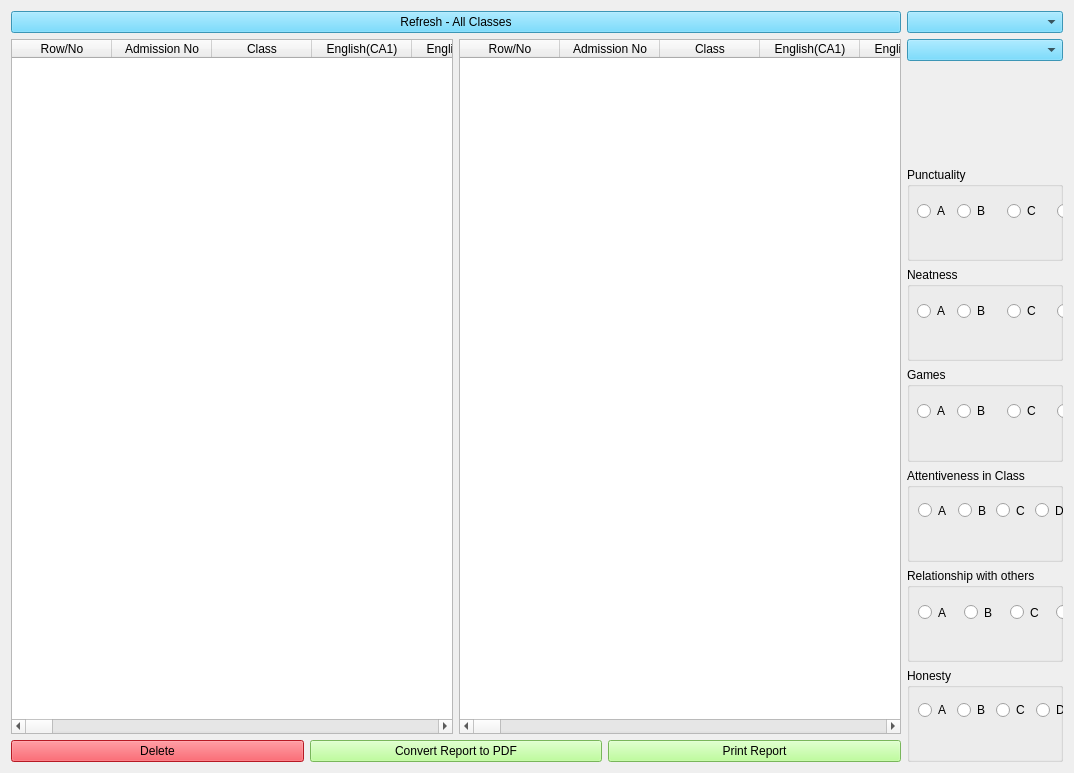
<?xml version="1.0" encoding="UTF-8"?>
<ui version="4.0">
 <class>SecScoreForm</class>
 <widget class="QWidget" name="SecScoreForm">
  <property name="geometry">
   <rect>
    <x>0</x>
    <y>0</y>
    <width>1074</width>
    <height>773</height>
   </rect>
  </property>
  <property name="windowTitle">
   <string>Junior Secondary Classes Scores (First Term)</string>
  </property>
  <property name="windowIcon">
   <iconset>
    <normaloff>score2_icon.jpg</normaloff>score2_icon.jpg</iconset>
  </property>
  <property name="styleSheet">
   <string notr="true">font: 12pt &quot;MS Shell Dlg 2&quot;;

QPushButton{
background-color: rgb(170, 255, 127);
}</string>
  </property>
  <layout class="QHBoxLayout" name="horizontalLayout_6">
   <item>
    <layout class="QHBoxLayout" name="horizontalLayout_5">
     <item>
      <layout class="QVBoxLayout" name="verticalLayout_2">
       <item>
        <widget class="QPushButton" name="switch_back_btn">
         <property name="styleSheet">
          <string notr="true">background-color: rgb(84, 210, 255);</string>
         </property>
         <property name="text">
          <string>Refresh - All Classes</string>
         </property>
        </widget>
       </item>
       <item>
        <layout class="QHBoxLayout" name="horizontalLayout_2">
         <item>
          <layout class="QHBoxLayout" name="horizontalLayout">
           <item>
            <widget class="QTableWidget" name="tableWidget">
             <property name="sizePolicy">
              <sizepolicy hsizetype="Expanding" vsizetype="Expanding">
               <horstretch>0</horstretch>
               <verstretch>0</verstretch>
              </sizepolicy>
             </property>
             <property name="autoFillBackground">
              <bool>false</bool>
             </property>
             <property name="frameShape">
              <enum>QFrame::StyledPanel</enum>
             </property>
             <property name="alternatingRowColors">
              <bool>true</bool>
             </property>
             <property name="showGrid">
              <bool>true</bool>
             </property>
             <attribute name="horizontalHeaderStretchLastSection">
              <bool>false</bool>
             </attribute>
             <attribute name="verticalHeaderVisible">
              <bool>true</bool>
             </attribute>
             <column>
              <property name="text">
               <string>Row/No</string>
              </property>
             </column>
             <column>
              <property name="text">
               <string>Admission No</string>
              </property>
             </column>
             <column>
              <property name="text">
               <string>Class</string>
              </property>
             </column>
             <column>
              <property name="text">
               <string>English(CA1)</string>
              </property>
             </column>
             <column>
              <property name="text">
               <string>English(CA2)</string>
              </property>
             </column>
             <column>
              <property name="text">
               <string>English(ASS)</string>
              </property>
             </column>
             <column>
              <property name="text">
               <string>English(ATT)</string>
              </property>
             </column>
             <column>
              <property name="text">
               <string>English(EXAM)</string>
              </property>
             </column>
             <column>
              <property name="text">
               <string>English(TOTAL)</string>
              </property>
             </column>
             <column>
              <property name="text">
               <string>Maths(CA1)</string>
              </property>
             </column>
             <column>
              <property name="text">
               <string>Maths(CA2)</string>
              </property>
             </column>
             <column>
              <property name="text">
               <string>Maths(ASS)</string>
              </property>
             </column>
             <column>
              <property name="text">
               <string>Maths(ATT)</string>
              </property>
             </column>
             <column>
              <property name="text">
               <string>Maths(EXAM)</string>
              </property>
             </column>
             <column>
              <property name="text">
               <string>Maths(TOTAL)</string>
              </property>
             </column>
             <column>
              <property name="text">
               <string>IRS(CA1)</string>
              </property>
             </column>
             <column>
              <property name="text">
               <string>IRS(CA2)</string>
              </property>
             </column>
             <column>
              <property name="text">
               <string>IRS(ASS)</string>
              </property>
             </column>
             <column>
              <property name="text">
               <string>IRS(ATT)</string>
              </property>
             </column>
             <column>
              <property name="text">
               <string>IRS(EXAM)</string>
              </property>
             </column>
             <column>
              <property name="text">
               <string>IRS(TOTAL)</string>
              </property>
             </column>
             <column>
              <property name="text">
               <string>Civic(CA1)</string>
              </property>
             </column>
             <column>
              <property name="text">
               <string>Civic(CA2)</string>
              </property>
             </column>
             <column>
              <property name="text">
               <string>Civic(ASS)</string>
              </property>
             </column>
             <column>
              <property name="text">
               <string>Civic(ATT)</string>
              </property>
             </column>
             <column>
              <property name="text">
               <string>Civic(EXAM)</string>
              </property>
             </column>
             <column>
              <property name="text">
               <string>Civic(TOTAL)</string>
              </property>
             </column>
             <column>
              <property name="text">
               <string>Computer(CA1)</string>
              </property>
             </column>
             <column>
              <property name="text">
               <string>Computer(CA2)</string>
              </property>
             </column>
             <column>
              <property name="text">
               <string>Computer(ASS)</string>
              </property>
             </column>
             <column>
              <property name="text">
               <string>Computer(ATT)</string>
              </property>
             </column>
             <column>
              <property name="text">
               <string>Computer(EXAM)</string>
              </property>
             </column>
             <column>
              <property name="text">
               <string>Computer(TOTAL)</string>
              </property>
             </column>
             <column>
              <property name="text">
               <string>Basic(CA1)</string>
              </property>
             </column>
             <column>
              <property name="text">
               <string>Basic(CA2)</string>
              </property>
             </column>
             <column>
              <property name="text">
               <string>Basic(ASS)</string>
              </property>
             </column>
             <column>
              <property name="text">
               <string>Basic(ATT)</string>
              </property>
             </column>
             <column>
              <property name="text">
               <string>Basic(EXAM)</string>
              </property>
             </column>
             <column>
              <property name="text">
               <string>Basic(TOTAL)</string>
              </property>
             </column>
             <column>
              <property name="text">
               <string>Business(CA1)</string>
              </property>
             </column>
             <column>
              <property name="text">
               <string>Business(CA2)</string>
              </property>
             </column>
             <column>
              <property name="text">
               <string>Business(ASS)</string>
              </property>
             </column>
             <column>
              <property name="text">
               <string>Business(ATT)</string>
              </property>
             </column>
             <column>
              <property name="text">
               <string>Business(EXAM)</string>
              </property>
             </column>
             <column>
              <property name="text">
               <string>Business(TOTAL)</string>
              </property>
             </column>
             <column>
              <property name="text">
               <string>Basic Tech(CA1)</string>
              </property>
             </column>
             <column>
              <property name="text">
               <string>Basic Tech(CA2)</string>
              </property>
             </column>
             <column>
              <property name="text">
               <string>Basic Tech(ASS)</string>
              </property>
             </column>
             <column>
              <property name="text">
               <string>Basic Tech(ATT)</string>
              </property>
             </column>
             <column>
              <property name="text">
               <string>Basic Tech(EXAM)</string>
              </property>
             </column>
             <column>
              <property name="text">
               <string>Basic Tech(TOTAL)</string>
              </property>
             </column>
             <column>
              <property name="text">
               <string>Arabic(CA1)</string>
              </property>
             </column>
             <column>
              <property name="text">
               <string>Arabic(CA2)</string>
              </property>
             </column>
             <column>
              <property name="text">
               <string>Arabic(ASS)</string>
              </property>
             </column>
             <column>
              <property name="text">
               <string>Arabic(ATT)</string>
              </property>
             </column>
             <column>
              <property name="text">
               <string>Arabic(EXAM)</string>
              </property>
             </column>
             <column>
              <property name="text">
               <string>Arabic(TOTAL)</string>
              </property>
             </column>
             <column>
              <property name="text">
               <string>Quran(CA1)</string>
              </property>
             </column>
             <column>
              <property name="text">
               <string>Quran(CA2)</string>
              </property>
             </column>
             <column>
              <property name="text">
               <string>Quran(ASS)</string>
              </property>
             </column>
             <column>
              <property name="text">
               <string>Quran(ATT)</string>
              </property>
             </column>
             <column>
              <property name="text">
               <string>Quran(EXAM)</string>
              </property>
             </column>
             <column>
              <property name="text">
               <string>Quran(TOTAL)</string>
              </property>
             </column>
             <column>
              <property name="text">
               <string>Tajweed(CA1)</string>
              </property>
             </column>
             <column>
              <property name="text">
               <string>Tajweed(CA2)</string>
              </property>
             </column>
             <column>
              <property name="text">
               <string>Tajweed(ASS)</string>
              </property>
             </column>
             <column>
              <property name="text">
               <string>Tajweed(ATT)</string>
              </property>
             </column>
             <column>
              <property name="text">
               <string>Tajweed(EXAM)</string>
              </property>
             </column>
             <column>
              <property name="text">
               <string>Tajweed(TOTAL)</string>
              </property>
             </column>
             <column>
              <property name="text">
               <string>PHE(CA1)</string>
              </property>
             </column>
             <column>
              <property name="text">
               <string>PHE(CA2)</string>
              </property>
             </column>
             <column>
              <property name="text">
               <string>PHE(ASS)</string>
              </property>
             </column>
             <column>
              <property name="text">
               <string>PHE(ATT)</string>
              </property>
             </column>
             <column>
              <property name="text">
               <string>PHE(EXAM)</string>
              </property>
             </column>
             <column>
              <property name="text">
               <string>PHE(TOTAL)</string>
              </property>
             </column>
             <column>
              <property name="text">
               <string>Creative(CA1)</string>
              </property>
             </column>
             <column>
              <property name="text">
               <string>Creative(CA2)</string>
              </property>
             </column>
             <column>
              <property name="text">
               <string>Creative(ASS)</string>
              </property>
             </column>
             <column>
              <property name="text">
               <string>Creative(ATT)</string>
              </property>
             </column>
             <column>
              <property name="text">
               <string>Creative(EXAM)</string>
              </property>
             </column>
             <column>
              <property name="text">
               <string>Creative(TOTAL)</string>
              </property>
             </column>
             <column>
              <property name="text">
               <string>Agric(CA1)</string>
              </property>
             </column>
             <column>
              <property name="text">
               <string>Agric(CA2)</string>
              </property>
             </column>
             <column>
              <property name="text">
               <string>Agric(ASS)</string>
              </property>
             </column>
             <column>
              <property name="text">
               <string>Agric(ATT)</string>
              </property>
             </column>
             <column>
              <property name="text">
               <string>Agric(EXAM)</string>
              </property>
             </column>
             <column>
              <property name="text">
               <string>Agric(TOTAL)</string>
              </property>
             </column>
             <column>
              <property name="text">
               <string>Social(CA1)</string>
              </property>
             </column>
             <column>
              <property name="text">
               <string>Social(CA2)</string>
              </property>
             </column>
             <column>
              <property name="text">
               <string>Social(ASS)</string>
              </property>
             </column>
             <column>
              <property name="text">
               <string>Social(ATT)</string>
              </property>
             </column>
             <column>
              <property name="text">
               <string>Social(EXAM)</string>
              </property>
             </column>
             <column>
              <property name="text">
               <string>Social(TOTAL)</string>
              </property>
             </column>
             <column>
              <property name="text">
               <string>Home Econs(CA1)</string>
              </property>
             </column>
             <column>
              <property name="text">
               <string>Home Econs(CA2)</string>
              </property>
             </column>
             <column>
              <property name="text">
               <string>Home Econs(ASS)</string>
              </property>
             </column>
             <column>
              <property name="text">
               <string>Home Econs(ATT)</string>
              </property>
             </column>
             <column>
              <property name="text">
               <string>Home Econs(EXAM)</string>
              </property>
             </column>
             <column>
              <property name="text">
               <string>Home Econs(TOTAL)</string>
              </property>
             </column>
             <column>
              <property name="text">
               <string>History(CA1)</string>
              </property>
             </column>
             <column>
              <property name="text">
               <string>History(CA2)</string>
              </property>
             </column>
             <column>
              <property name="text">
               <string>History(ASS)</string>
              </property>
             </column>
             <column>
              <property name="text">
               <string>History(ATT)</string>
              </property>
             </column>
             <column>
              <property name="text">
               <string>History(EXAM)</string>
              </property>
             </column>
             <column>
              <property name="text">
               <string>History(TOTAL)</string>
              </property>
             </column>
             <column>
              <property name="text">
               <string>All Total</string>
              </property>
             </column>
             <column>
              <property name="text">
               <string>Average</string>
              </property>
             </column>
            </widget>
           </item>
          </layout>
         </item>
         <item>
          <widget class="QTableWidget" name="tableWidget_2">
           <property name="sizePolicy">
            <sizepolicy hsizetype="Expanding" vsizetype="Expanding">
             <horstretch>0</horstretch>
             <verstretch>0</verstretch>
            </sizepolicy>
           </property>
           <property name="autoFillBackground">
            <bool>false</bool>
           </property>
           <property name="frameShape">
            <enum>QFrame::StyledPanel</enum>
           </property>
           <property name="alternatingRowColors">
            <bool>true</bool>
           </property>
           <property name="showGrid">
            <bool>true</bool>
           </property>
           <attribute name="horizontalHeaderStretchLastSection">
            <bool>false</bool>
           </attribute>
           <attribute name="verticalHeaderVisible">
            <bool>true</bool>
           </attribute>
           <column>
            <property name="text">
             <string>Row/No</string>
            </property>
           </column>
           <column>
            <property name="text">
             <string>Admission No</string>
            </property>
           </column>
           <column>
            <property name="text">
             <string>Class</string>
            </property>
           </column>
           <column>
            <property name="text">
             <string>English(CA1)</string>
            </property>
           </column>
           <column>
            <property name="text">
             <string>English(CA2)</string>
            </property>
           </column>
           <column>
            <property name="text">
             <string>English(ASS)</string>
            </property>
           </column>
           <column>
            <property name="text">
             <string>English(ATT)</string>
            </property>
           </column>
           <column>
            <property name="text">
             <string>English(EXAM)</string>
            </property>
           </column>
           <column>
            <property name="text">
             <string>English(TOTAL)</string>
            </property>
           </column>
           <column>
            <property name="text">
             <string>Maths(CA1)</string>
            </property>
           </column>
           <column>
            <property name="text">
             <string>Maths(CA2)</string>
            </property>
           </column>
           <column>
            <property name="text">
             <string>Maths(ASS)</string>
            </property>
           </column>
           <column>
            <property name="text">
             <string>Maths(ATT)</string>
            </property>
           </column>
           <column>
            <property name="text">
             <string>Maths(EXAM)</string>
            </property>
           </column>
           <column>
            <property name="text">
             <string>Maths(TOTAL)</string>
            </property>
           </column>
           <column>
            <property name="text">
             <string>IRS(CA1)</string>
            </property>
           </column>
           <column>
            <property name="text">
             <string>IRS(CA2)</string>
            </property>
           </column>
           <column>
            <property name="text">
             <string>IRS(ASS)</string>
            </property>
           </column>
           <column>
            <property name="text">
             <string>IRS(ATT)</string>
            </property>
           </column>
           <column>
            <property name="text">
             <string>IRS(EXAM)</string>
            </property>
           </column>
           <column>
            <property name="text">
             <string>IRS(TOTAL)</string>
            </property>
           </column>
           <column>
            <property name="text">
             <string>Civic(CA1)</string>
            </property>
           </column>
           <column>
            <property name="text">
             <string>Civic(CA2)</string>
            </property>
           </column>
           <column>
            <property name="text">
             <string>Civic(ASS)</string>
            </property>
           </column>
           <column>
            <property name="text">
             <string>Civic(ATT)</string>
            </property>
           </column>
           <column>
            <property name="text">
             <string>Civic(EXAM)</string>
            </property>
           </column>
           <column>
            <property name="text">
             <string>Civic(TOTAL)</string>
            </property>
           </column>
           <column>
            <property name="text">
             <string>Computer(CA1)</string>
            </property>
           </column>
           <column>
            <property name="text">
             <string>Computer(CA2)</string>
            </property>
           </column>
           <column>
            <property name="text">
             <string>Computer(ASS)</string>
            </property>
           </column>
           <column>
            <property name="text">
             <string>Computer(ATT)</string>
            </property>
           </column>
           <column>
            <property name="text">
             <string>Computer(EXAM)</string>
            </property>
           </column>
           <column>
            <property name="text">
             <string>Computer(TOTAL)</string>
            </property>
           </column>
           <column>
            <property name="text">
             <string>Basic(CA1)</string>
            </property>
           </column>
           <column>
            <property name="text">
             <string>Basic(CA2)</string>
            </property>
           </column>
           <column>
            <property name="text">
             <string>Basic(ASS)</string>
            </property>
           </column>
           <column>
            <property name="text">
             <string>Basic(ATT)</string>
            </property>
           </column>
           <column>
            <property name="text">
             <string>Basic(EXAM)</string>
            </property>
           </column>
           <column>
            <property name="text">
             <string>Basic(TOTAL)</string>
            </property>
           </column>
           <column>
            <property name="text">
             <string>Business(CA1)</string>
            </property>
           </column>
           <column>
            <property name="text">
             <string>Business(CA2)</string>
            </property>
           </column>
           <column>
            <property name="text">
             <string>Business(ASS)</string>
            </property>
           </column>
           <column>
            <property name="text">
             <string>Business(ATT)</string>
            </property>
           </column>
           <column>
            <property name="text">
             <string>Business(EXAM)</string>
            </property>
           </column>
           <column>
            <property name="text">
             <string>Business(TOTAL)</string>
            </property>
           </column>
           <column>
            <property name="text">
             <string>Basic Tech(CA1)</string>
            </property>
           </column>
           <column>
            <property name="text">
             <string>Basic Tech(CA2)</string>
            </property>
           </column>
           <column>
            <property name="text">
             <string>Basic Tech(ASS)</string>
            </property>
           </column>
           <column>
            <property name="text">
             <string>Basic Tech(ATT)</string>
            </property>
           </column>
           <column>
            <property name="text">
             <string>Basic Tech(EXAM)</string>
            </property>
           </column>
           <column>
            <property name="text">
             <string>Basic Tech(TOTAL)</string>
            </property>
           </column>
           <column>
            <property name="text">
             <string>Arabic(CA1)</string>
            </property>
           </column>
           <column>
            <property name="text">
             <string>Arabic(CA2)</string>
            </property>
           </column>
           <column>
            <property name="text">
             <string>Arabic(ASS)</string>
            </property>
           </column>
           <column>
            <property name="text">
             <string>Arabic(ATT)</string>
            </property>
           </column>
           <column>
            <property name="text">
             <string>Arabic(EXAM)</string>
            </property>
           </column>
           <column>
            <property name="text">
             <string>Arabic(TOTAL)</string>
            </property>
           </column>
           <column>
            <property name="text">
             <string>Quran(CA1)</string>
            </property>
           </column>
           <column>
            <property name="text">
             <string>Quran(CA2)</string>
            </property>
           </column>
           <column>
            <property name="text">
             <string>Quran(ASS)</string>
            </property>
           </column>
           <column>
            <property name="text">
             <string>Quran(ATT)</string>
            </property>
           </column>
           <column>
            <property name="text">
             <string>Quran(EXAM)</string>
            </property>
           </column>
           <column>
            <property name="text">
             <string>Quran(TOTAL)</string>
            </property>
           </column>
           <column>
            <property name="text">
             <string>Tajweed(CA1)</string>
            </property>
           </column>
           <column>
            <property name="text">
             <string>Tajweed(CA2)</string>
            </property>
           </column>
           <column>
            <property name="text">
             <string>Tajweed(ASS)</string>
            </property>
           </column>
           <column>
            <property name="text">
             <string>Tajweed(ATT)</string>
            </property>
           </column>
           <column>
            <property name="text">
             <string>Tajweed(EXAM)</string>
            </property>
           </column>
           <column>
            <property name="text">
             <string>Tajweed(TOTAL)</string>
            </property>
           </column>
           <column>
            <property name="text">
             <string>PHE(CA1)</string>
            </property>
           </column>
           <column>
            <property name="text">
             <string>PHE(CA2)</string>
            </property>
           </column>
           <column>
            <property name="text">
             <string>PHE(ASS)</string>
            </property>
           </column>
           <column>
            <property name="text">
             <string>PHE(ATT)</string>
            </property>
           </column>
           <column>
            <property name="text">
             <string>PHE(EXAM)</string>
            </property>
           </column>
           <column>
            <property name="text">
             <string>PHE(TOTAL)</string>
            </property>
           </column>
           <column>
            <property name="text">
             <string>Creative(CA1)</string>
            </property>
           </column>
           <column>
            <property name="text">
             <string>Creative(CA2)</string>
            </property>
           </column>
           <column>
            <property name="text">
             <string>Creative(ASS)</string>
            </property>
           </column>
           <column>
            <property name="text">
             <string>Creative(ATT)</string>
            </property>
           </column>
           <column>
            <property name="text">
             <string>Creative(EXAM)</string>
            </property>
           </column>
           <column>
            <property name="text">
             <string>Creative(TOTAL)</string>
            </property>
           </column>
           <column>
            <property name="text">
             <string>Agric(CA1)</string>
            </property>
           </column>
           <column>
            <property name="text">
             <string>Agric(CA2)</string>
            </property>
           </column>
           <column>
            <property name="text">
             <string>Agric(ASS)</string>
            </property>
           </column>
           <column>
            <property name="text">
             <string>Agric(ATT)</string>
            </property>
           </column>
           <column>
            <property name="text">
             <string>Agric(EXAM)</string>
            </property>
           </column>
           <column>
            <property name="text">
             <string>Agric(TOTAL)</string>
            </property>
           </column>
           <column>
            <property name="text">
             <string>Social(CA1)</string>
            </property>
           </column>
           <column>
            <property name="text">
             <string>Social(CA2)</string>
            </property>
           </column>
           <column>
            <property name="text">
             <string>Social(ASS)</string>
            </property>
           </column>
           <column>
            <property name="text">
             <string>Social(ATT)</string>
            </property>
           </column>
           <column>
            <property name="text">
             <string>Social(EXAM)</string>
            </property>
           </column>
           <column>
            <property name="text">
             <string>Social(TOTAL)</string>
            </property>
           </column>
           <column>
            <property name="text">
             <string>Home Econs(CA1)</string>
            </property>
           </column>
           <column>
            <property name="text">
             <string>Home Econs(CA2)</string>
            </property>
           </column>
           <column>
            <property name="text">
             <string>Home Econs(ASS)</string>
            </property>
           </column>
           <column>
            <property name="text">
             <string>Home Econs(ATT)</string>
            </property>
           </column>
           <column>
            <property name="text">
             <string>Home Econs(EXAM)</string>
            </property>
           </column>
           <column>
            <property name="text">
             <string>Home Econs(TOTAL)</string>
            </property>
           </column>
           <column>
            <property name="text">
             <string>History(CA1)</string>
            </property>
           </column>
           <column>
            <property name="text">
             <string>History(CA2)</string>
            </property>
           </column>
           <column>
            <property name="text">
             <string>History(ASS)</string>
            </property>
           </column>
           <column>
            <property name="text">
             <string>History(ATT)</string>
            </property>
           </column>
           <column>
            <property name="text">
             <string>History(EXAM)</string>
            </property>
           </column>
           <column>
            <property name="text">
             <string>History(TOTAL)</string>
            </property>
           </column>
           <column>
            <property name="text">
             <string>All Total</string>
            </property>
           </column>
           <column>
            <property name="text">
             <string>Average</string>
            </property>
           </column>
          </widget>
         </item>
        </layout>
       </item>
       <item>
        <layout class="QHBoxLayout" name="horizontalLayout_3">
         <item>
          <widget class="QPushButton" name="del_btn">
           <property name="styleSheet">
            <string notr="true">background-color: rgb(255, 37, 51);</string>
           </property>
           <property name="text">
            <string>Delete</string>
           </property>
          </widget>
         </item>
         <item>
          <widget class="QPushButton" name="pdf_btn">
           <property name="styleSheet">
            <string notr="true">background-color: rgb(170, 255, 127);</string>
           </property>
           <property name="text">
            <string>Convert Report to PDF</string>
           </property>
          </widget>
         </item>
         <item>
          <widget class="QPushButton" name="report_gen_btn">
           <property name="styleSheet">
            <string notr="true">background-color: rgb(170, 255, 127);</string>
           </property>
           <property name="text">
            <string>Print Report</string>
           </property>
          </widget>
         </item>
        </layout>
       </item>
      </layout>
     </item>
     <item>
      <layout class="QVBoxLayout" name="verticalLayout">
       <item>
        <widget class="QComboBox" name="class_comboBox">
         <property name="styleSheet">
          <string notr="true">background-color: rgb(84, 210, 255);</string>
         </property>
        </widget>
       </item>
       <item>
        <widget class="QComboBox" name="stud_adm_no_comboBox">
         <property name="styleSheet">
          <string notr="true">background-color: rgb(84, 210, 255);</string>
         </property>
        </widget>
       </item>
       <item>
        <widget class="QLabel" name="name_label">
         <property name="text">
          <string/>
         </property>
        </widget>
       </item>
       <item>
        <widget class="QGroupBox" name="groupBox">
         <property name="title">
          <string>Punctuality</string>
         </property>
         <widget class="QRadioButton" name="punctuality_a_radio">
          <property name="geometry">
           <rect>
            <x>10</x>
            <y>30</y>
            <width>41</width>
            <height>28</height>
           </rect>
          </property>
          <property name="text">
           <string>A</string>
          </property>
         </widget>
         <widget class="QRadioButton" name="punctuality_b_radio">
          <property name="geometry">
           <rect>
            <x>50</x>
            <y>30</y>
            <width>61</width>
            <height>28</height>
           </rect>
          </property>
          <property name="text">
           <string>B</string>
          </property>
         </widget>
         <widget class="QRadioButton" name="punctuality_c_radio">
          <property name="geometry">
           <rect>
            <x>100</x>
            <y>30</y>
            <width>41</width>
            <height>28</height>
           </rect>
          </property>
          <property name="text">
           <string>C</string>
          </property>
         </widget>
         <widget class="QRadioButton" name="punctuality_d_radio">
          <property name="geometry">
           <rect>
            <x>150</x>
            <y>30</y>
            <width>51</width>
            <height>28</height>
           </rect>
          </property>
          <property name="text">
           <string>D</string>
          </property>
         </widget>
         <widget class="QRadioButton" name="punctuality_e_radio">
          <property name="geometry">
           <rect>
            <x>200</x>
            <y>30</y>
            <width>51</width>
            <height>28</height>
           </rect>
          </property>
          <property name="text">
           <string>E</string>
          </property>
         </widget>
        </widget>
       </item>
       <item>
        <widget class="QGroupBox" name="groupBox_2">
         <property name="title">
          <string>Neatness</string>
         </property>
         <widget class="QRadioButton" name="neatness_a_radio">
          <property name="geometry">
           <rect>
            <x>10</x>
            <y>30</y>
            <width>41</width>
            <height>28</height>
           </rect>
          </property>
          <property name="text">
           <string>A</string>
          </property>
         </widget>
         <widget class="QRadioButton" name="neatness_b_radio">
          <property name="geometry">
           <rect>
            <x>50</x>
            <y>30</y>
            <width>41</width>
            <height>28</height>
           </rect>
          </property>
          <property name="text">
           <string>B</string>
          </property>
         </widget>
         <widget class="QRadioButton" name="neatness_c_radio">
          <property name="geometry">
           <rect>
            <x>100</x>
            <y>30</y>
            <width>41</width>
            <height>28</height>
           </rect>
          </property>
          <property name="text">
           <string>C</string>
          </property>
         </widget>
         <widget class="QRadioButton" name="neatness_d_radio">
          <property name="geometry">
           <rect>
            <x>150</x>
            <y>30</y>
            <width>51</width>
            <height>28</height>
           </rect>
          </property>
          <property name="text">
           <string>D</string>
          </property>
         </widget>
         <widget class="QRadioButton" name="neatness_e_radio">
          <property name="geometry">
           <rect>
            <x>200</x>
            <y>30</y>
            <width>51</width>
            <height>28</height>
           </rect>
          </property>
          <property name="text">
           <string>E</string>
          </property>
         </widget>
        </widget>
       </item>
       <item>
        <widget class="QGroupBox" name="groupBox_3">
         <property name="title">
          <string>Games</string>
         </property>
         <widget class="QRadioButton" name="games_a_radio">
          <property name="geometry">
           <rect>
            <x>10</x>
            <y>30</y>
            <width>51</width>
            <height>28</height>
           </rect>
          </property>
          <property name="text">
           <string>A</string>
          </property>
         </widget>
         <widget class="QRadioButton" name="games_b_radio">
          <property name="geometry">
           <rect>
            <x>50</x>
            <y>30</y>
            <width>51</width>
            <height>28</height>
           </rect>
          </property>
          <property name="text">
           <string>B</string>
          </property>
         </widget>
         <widget class="QRadioButton" name="games_c_radio">
          <property name="geometry">
           <rect>
            <x>100</x>
            <y>30</y>
            <width>41</width>
            <height>28</height>
           </rect>
          </property>
          <property name="text">
           <string>C</string>
          </property>
         </widget>
         <widget class="QRadioButton" name="games_d_radio">
          <property name="geometry">
           <rect>
            <x>150</x>
            <y>30</y>
            <width>41</width>
            <height>28</height>
           </rect>
          </property>
          <property name="text">
           <string>D</string>
          </property>
         </widget>
         <widget class="QRadioButton" name="games_e_radio">
          <property name="geometry">
           <rect>
            <x>200</x>
            <y>30</y>
            <width>51</width>
            <height>28</height>
           </rect>
          </property>
          <property name="text">
           <string>E</string>
          </property>
         </widget>
        </widget>
       </item>
       <item>
        <widget class="QGroupBox" name="groupBox_4">
         <property name="title">
          <string>Attentiveness in Class</string>
         </property>
         <widget class="QRadioButton" name="attentiveness_c_radio">
          <property name="geometry">
           <rect>
            <x>89</x>
            <y>31</y>
            <width>33</width>
            <height>23</height>
           </rect>
          </property>
          <property name="text">
           <string>C</string>
          </property>
         </widget>
         <widget class="QRadioButton" name="attentiveness_a_radio">
          <property name="geometry">
           <rect>
            <x>11</x>
            <y>31</y>
            <width>34</width>
            <height>23</height>
           </rect>
          </property>
          <property name="text">
           <string>A</string>
          </property>
         </widget>
         <widget class="QRadioButton" name="attentiveness_e_radio">
          <property name="geometry">
           <rect>
            <x>168</x>
            <y>31</y>
            <width>32</width>
            <height>23</height>
           </rect>
          </property>
          <property name="text">
           <string>E</string>
          </property>
         </widget>
         <widget class="QRadioButton" name="attentiveness_d_radio">
          <property name="geometry">
           <rect>
            <x>128</x>
            <y>31</y>
            <width>34</width>
            <height>23</height>
           </rect>
          </property>
          <property name="text">
           <string>D</string>
          </property>
         </widget>
         <widget class="QRadioButton" name="attentiveness_b_radio">
          <property name="geometry">
           <rect>
            <x>51</x>
            <y>31</y>
            <width>32</width>
            <height>23</height>
           </rect>
          </property>
          <property name="text">
           <string>B</string>
          </property>
         </widget>
        </widget>
       </item>
       <item>
        <widget class="QGroupBox" name="groupBox_5">
         <property name="title">
          <string>Relationship with others</string>
         </property>
         <widget class="QRadioButton" name="relationship_a_radio">
          <property name="geometry">
           <rect>
            <x>11</x>
            <y>33</y>
            <width>34</width>
            <height>23</height>
           </rect>
          </property>
          <property name="text">
           <string>A</string>
          </property>
         </widget>
         <widget class="QRadioButton" name="relationship_c_radio">
          <property name="geometry">
           <rect>
            <x>103</x>
            <y>33</y>
            <width>33</width>
            <height>23</height>
           </rect>
          </property>
          <property name="text">
           <string>C</string>
          </property>
         </widget>
         <widget class="QRadioButton" name="relationship_d_radio">
          <property name="geometry">
           <rect>
            <x>149</x>
            <y>33</y>
            <width>34</width>
            <height>23</height>
           </rect>
          </property>
          <property name="text">
           <string>D</string>
          </property>
         </widget>
         <widget class="QRadioButton" name="relationship_e_radio">
          <property name="geometry">
           <rect>
            <x>195</x>
            <y>33</y>
            <width>32</width>
            <height>23</height>
           </rect>
          </property>
          <property name="text">
           <string>E</string>
          </property>
         </widget>
         <widget class="QRadioButton" name="relationship_b_radio">
          <property name="geometry">
           <rect>
            <x>57</x>
            <y>33</y>
            <width>32</width>
            <height>23</height>
           </rect>
          </property>
          <property name="text">
           <string>B</string>
          </property>
         </widget>
        </widget>
       </item>
       <item>
        <widget class="QGroupBox" name="groupBox_6">
         <property name="title">
          <string>Honesty</string>
         </property>
         <widget class="QWidget" name="layoutWidget_2">
          <property name="geometry">
           <rect>
            <x>11</x>
            <y>30</y>
            <width>191</width>
            <height>25</height>
           </rect>
          </property>
          <layout class="QHBoxLayout" name="horizontalLayout_4">
           <item>
            <widget class="QRadioButton" name="honesty_a_radio">
             <property name="text">
              <string>A</string>
             </property>
            </widget>
           </item>
           <item>
            <widget class="QRadioButton" name="honesty_b_radio">
             <property name="text">
              <string>B</string>
             </property>
            </widget>
           </item>
           <item>
            <widget class="QRadioButton" name="honesty_c_radio">
             <property name="text">
              <string>C</string>
             </property>
            </widget>
           </item>
           <item>
            <widget class="QRadioButton" name="honesty_d_radio">
             <property name="text">
              <string>D</string>
             </property>
            </widget>
           </item>
           <item>
            <widget class="QRadioButton" name="honesty_e_radio">
             <property name="text">
              <string>E</string>
             </property>
            </widget>
           </item>
          </layout>
         </widget>
        </widget>
       </item>
      </layout>
     </item>
    </layout>
   </item>
  </layout>
 </widget>
 <resources/>
 <connections/>
</ui>
